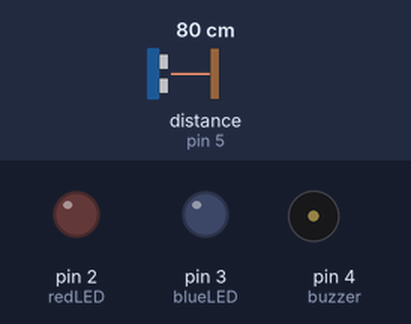
A sketch run on a simulated Arduino Uno, built with avr-gcc and run on an emulated ATmega328P. On the bench: output pins drawn as LEDs (lit = HIGH), buzzer (waves = sounding, pin HIGH). Wiring (inferred from the names in the program): ultrasonic range finder: trigger pin 6; echo pin 5. Dashed ring = blinking. Inputs (shaded band) come from the test bench; at power-on: distance to the obstacle (sensor on pin 5) 80 cm. The echo pulse lasts 58.3 µs per cm; pins used as bus, display or sensor lines are not drawn.

Above: at 1.2 s.
1.3 s: distance to the obstacle (sensor on pin 5) set to 13 cm
2.8 s: distance to the obstacle (sensor on pin 5) set to 10 cm
At 3.01 s:
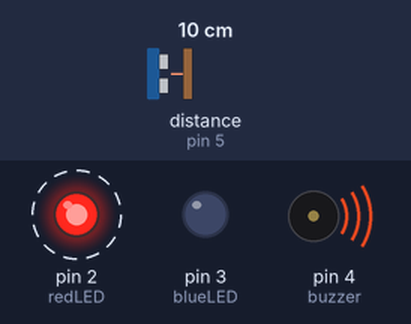
At 3.76 s:
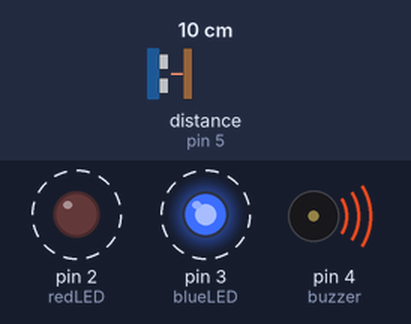
Timing chart, 0 to 11.8 s (numbered marks = the images above; inputs shaded):
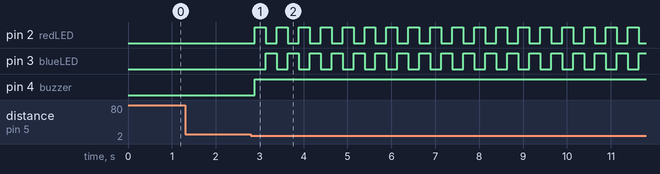

Measured:
- the behaviour switches between 12 and 11 cm on distance to the obstacle (sensor on pin 5) (found by bisection; images 0 and 1)
- after the input at 1.3 s, every drawn part: stays the same
- after the input at 2.8 s, pin 2 (redLED): alternates HIGH for 0.25 s and LOW for 0.25 s, starting after 0.09 s; pin 3 (blueLED): alternates HIGH for 0.25 s and LOW for 0.25 s, starting after 0.34 s; pin 4 (buzzer): LOW → HIGH after 0.09 s

The sketch:

alarm-system-arduino.ino
```cpp
// Lesson 6 - Learn Arduino coding (Arduino for Beginners)
// A simple alarm system using an ultrasonic sensor, LEDs, and a digital buzzer

// Pin definitions
const int redLED = 2;
const int blueLED = 3;
const int buzzer = 4;
const int echoPin = 5;
const int trigPin = 6;

// Variables
long duration;
int distance;

void setup() {
  pinMode(redLED, OUTPUT);
  pinMode(blueLED, OUTPUT);
  pinMode(buzzer, OUTPUT);
  pinMode(trigPin, OUTPUT);
  pinMode(echoPin, INPUT);
}

void loop() {
  // Send ultrasonic pulse
  digitalWrite(trigPin, LOW);
  delayMicroseconds(2);
  digitalWrite(trigPin, HIGH);
  delayMicroseconds(10);
  digitalWrite(trigPin, LOW);
  // Read the echo response
  duration = pulseIn(echoPin, HIGH);
  distance = duration * 0.034 / 2;
  // Check if object is closer than 10 cm
  if (distance <= 10 && distance > 0) {
    triggerAlarm();
  }
  delay(100); // Wait before next check
}

void triggerAlarm() {
  unsigned long startTime = millis();
  while (millis() - startTime < 10000) { // Alarm for 10 seconds
    digitalWrite(redLED, HIGH);
    digitalWrite(blueLED, LOW);
    digitalWrite(buzzer, HIGH);
    delay(250);
    digitalWrite(redLED, LOW);
    digitalWrite(blueLED, HIGH);
    delay(250);
  }
  // Turn everything off after alarm
  digitalWrite(redLED, LOW);
  digitalWrite(blueLED, LOW);
  digitalWrite(buzzer, LOW);
}
```
